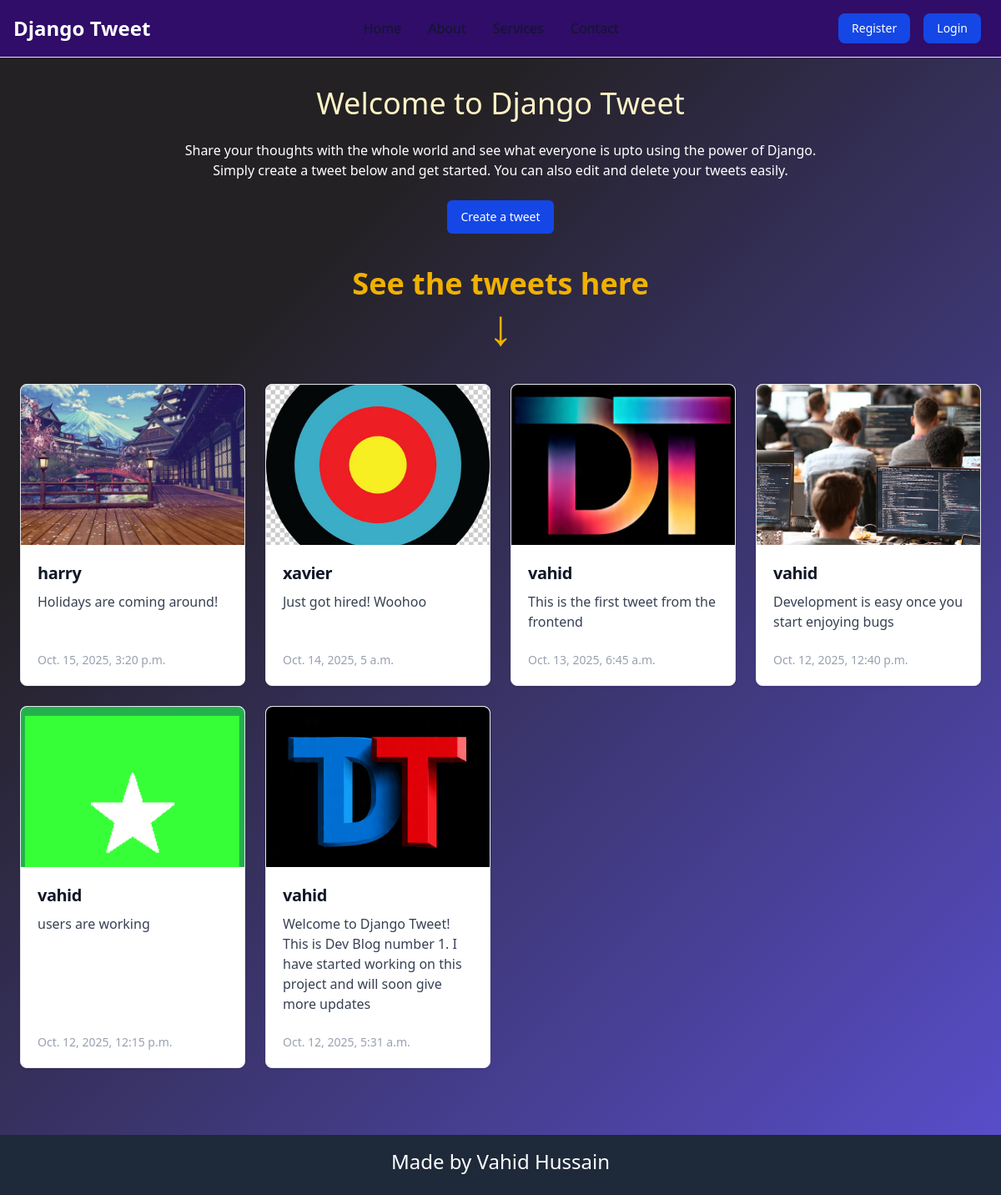
Screenshot of /tweet/ with the database file from the repository.
### tweet/models.py (models this page shows, shortened)
class Tweet(models.Model):
    user = models.ForeignKey(User, on_delete=models.CASCADE)
    text = models.TextField(max_length=240)
    photo = models.ImageField(upload_to ='photos/', blank=False)
    created_at = models.DateTimeField(auto_now_add=True)
    updated_at = models.DateTimeField(auto_now=True)

### tweet/views.py (the view)
# urls.py: path('', views.tweet_list, name='tweet_list'),
def tweet_list(request):
    tweets = Tweet.objects.all().order_by('-created_at')
    return render(request, 'tweet_list.html', {'tweets': tweets})

### tweet/templates/tweet_list.html (shortened to what this page needs)
{% extends "layout.html" %}
{% block content %}
<h1 class="text-amber-100 text-4xl text-center my-5 animate__animated animate__jackInTheBox font-poppins  hover:cursor-default">Welcome to <span class="hover:text-amber-500" >Django Tweet</span></h1>
<p class="my-6 mx-40 text-center text-wrap">Share your thoughts with the whole world and see what everyone is upto using the power of Django.<br> Simply create a tweet below and get started. You can also edit and delete your tweets easily.</p>
<div class="text-center">
    <a href="{% url 'tweet_create'%}" class="inline-block text-white bg-blue-700 hover:bg-blue-800 hover:text-amber-400 focus:ring-4 focus:ring-blue-300 font-medium rounded-md text-sm px-4 py-2.5 mb-8 mx-auto dark:bg-blue-600 dark:hover:bg-blue-700 focus:outline-none dark:focus:ring-blue-800">Create a tweet</a>
</div>
<div class="text-center text-4xl font-semibold text-yellow-500 mb-8  p-2">
    <p>See the tweets here </p>
    <p class="text-6xl animate__animated animate__flash hover:animate-bounce hover:cursor-default">&#8595;</p>
</div>
<div class="grid grid-cols-1 sm:grid-cols-2 md:grid-cols-3 lg:grid-cols-4 gap-6 px-6 max-w-8xl mx-auto">
  {% for tweet in tweets %}
  <div class="bg-white max-w-sm mx-auto w-full border border-gray-200 rounded-lg shadow-sm dark:bg-gray-800 dark:border-gray-700 flex flex-col">
    <img
      class="w-full h-48 object-cover rounded-t-lg"
      src="{{ tweet.photo.url }}"
      alt="Tweet image"
    />
    <div class="p-5 flex flex-col flex-grow">
      <h5 class="mb-2 text-xl font-bold tracking-tight text-gray-900 dark:text-white">
        {{ tweet.user.username }}
      </h5>
      <p class="mb-3 font-normal text-gray-700 dark:text-gray-400 flex-grow">
        {{ tweet.text }}
      </p>
      <p class="mt-3 text-sm text-gray-400">
        {{ tweet.created_at }}
      </p>
    </div>
  </div>
  {% endfor %}
</div>
{% endblock %}

### templates/layout.html (shortened to what this page needs)
{% load static %}
{% load static tailwind_tags %}
<!DOCTYPE html>
<html lang="en">
<head>
    {% tailwind_css %}
    <link
        rel="stylesheet"
        href="https://cdnjs.cloudflare.com/ajax/libs/animate.css/4.1.1/animate.min.css"
    />
</head>
<body>
    <nav id="navbar" class="bg-violet-950 fixed w-full z-20 top-0 start-0 border-b border-gray-200 dark:border-gray-600">
    <div class="max-w-screen-xl flex flex-wrap items-center justify-between mx-auto p-4">
    <a href="{% url "tweet_list" %}" class="flex items-center space-x-3 rtl:space-x-reverse">
        <span class="self-center text-2xl font-semibold whitespace-nowrap dark:text-white hover:text-amber-500">Django Tweet</span>
    </a>
    <div class="flex md:order-2 space-x-3 md:space-x-2 rtl:space-x-reverse">
        {% if user.is_authenticated %}
            <form action="{% url 'logout'%}" method="post">
                {% csrf_token %}
                <button type="submit" class="text-white bg-blue-700 hover:bg-blue-800 focus:ring-4 focus:outline-none focus:ring-blue-300 font-medium rounded-lg text-sm px-4 py-2 text-center hover:text-amber-400 dark:bg-blue-600 dark:hover:bg-blue-700 dark:focus:ring-blue-800 cursor-pointer">Log out</button>
            </form>
        {% else %}
        <a href="{% url "register" %}"
            type="submit" class="text-white bg-blue-700 hover:bg-blue-800 focus:ring-4 focus:outline-none focus:ring-blue-300 font-medium rounded-lg text-sm px-4 py-2 mx-2 text-center dark:bg-blue-600 dark:hover:bg-blue-700 dark:focus:ring-blue-800">Register
        </a>
        <a href="{% url "login" %}"
            class="text-white bg-blue-700 hover:bg-blue-800 focus:ring-4 focus:outline-none focus:ring-blue-300 font-medium rounded-lg text-sm px-4 py-2 mx-2 text-center dark:bg-blue-600 dark:hover:bg-blue-700 dark:focus:ring-blue-800 cursor-pointer">Login
        </a>
        {% endif %}
    </div>
    <div class="items-center justify-between hidden w-full md:flex md:w-auto md:order-1" id="navbar-sticky">
        <ul class="flex flex-col p-4 md:p-0 mt-4 font-medium border border-gray-100 rounded-lg md:space-x-8 rtl:space-x-reverse md:flex-row md:mt-0 md:border-0">
        <li>
            <a href="{% url "tweet_list" %}" class="block py-2 px-3  text-gray-900 rounded-sm hover:bg-gray-100 md:hover:bg-transparent md:hover:text-amber-700 md:p-0 md:dark:hover:text-amber-400 dark:text-white dark:hover:bg-gray-700 dark:hover:text-white md:dark:hover:bg-transparent dark:border-gray-700">Home</a>
        </li>
        <li>
            <a href="https://www.linkedin.com/in/vahid-hussain/" class="block py-2 px-3 text-gray-900 rounded-sm hover:bg-gray-100 md:hover:bg-transparent md:hover:text-blue-700 md:p-0 md:dark:hover:text-amber-400 dark:text-white dark:hover:bg-gray-700 dark:hover:text-white md:dark:hover:bg-transparent dark:border-gray-700">About</a>
        </li>
        <li>
            <a href="#" class="block py-2 px-3 text-gray-900 rounded-sm hover:bg-gray-100 md:hover:bg-transparent md:hover:text-blue-700 md:p-0 md:dark:hover:text-amber-400 dark:text-white dark:hover:bg-gray-700 dark:hover:text-white md:dark:hover:bg-transparent dark:border-gray-700">Services</a>
        </li>
        <li>
            <a href="https://vahidhusyn.github.io/" class="block py-2 px-3 text-gray-900 rounded-sm hover:bg-gray-100 md:hover:bg-transparent md:hover:text-blue-700 md:p-0 md:dark:hover:text-amber-400 dark:text-white dark:hover:bg-gray-700 dark:hover:text-white md:dark:hover:bg-transparent dark:border-gray-700">Contact</a>
        </li>
        </ul>
    </div>
    </div>
    </nav>
    <div class="mx-auto my-20">
        {% block content %}
        {% endblock %}
    </div>
    <footer class="text-center text-2xl mt-6 bg-gray-800 p-4">
        <p class="mb-2 hover:cursor-default">Made by <span class="hover:text-amber-400">Vahid Hussain</span></p>
    </footer>
</body>
</html>

### rows the page displays
Tweet: photo (picture), user.username "harry", text "Holidays are coming around!", created_at "Oct. 15, 2025, 3:20 p.m."
Tweet: photo (picture), user.username "xavier", text "Just got hired! Woohoo", created_at "Oct. 14, 2025, 5 a.m."
Tweet: photo (picture), user.username "vahid", text "This is the first tweet from the frontend", created_at "Oct. 13, 2025, 6:45 a.m."
Tweet: photo (picture), user.username "vahid", text "Development is easy once you start enjoying bugs", created_at "Oct. 12, 2025, 12:40 p.m."
Tweet: photo (picture), user.username "vahid", text "users are working", created_at "Oct. 12, 2025, 12:15 p.m."
Tweet: photo (picture), user.username "vahid", text "Welcome to Django Tweet! This is Dev Blog number 1. I have started working on this project and will soon give more updates", created_at "Oct. 12, 2025, 5:31 a.m."
